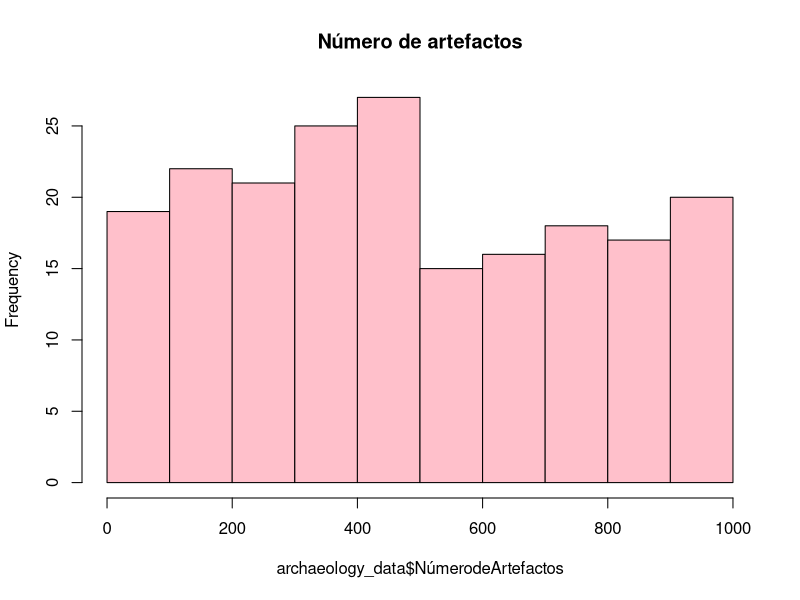
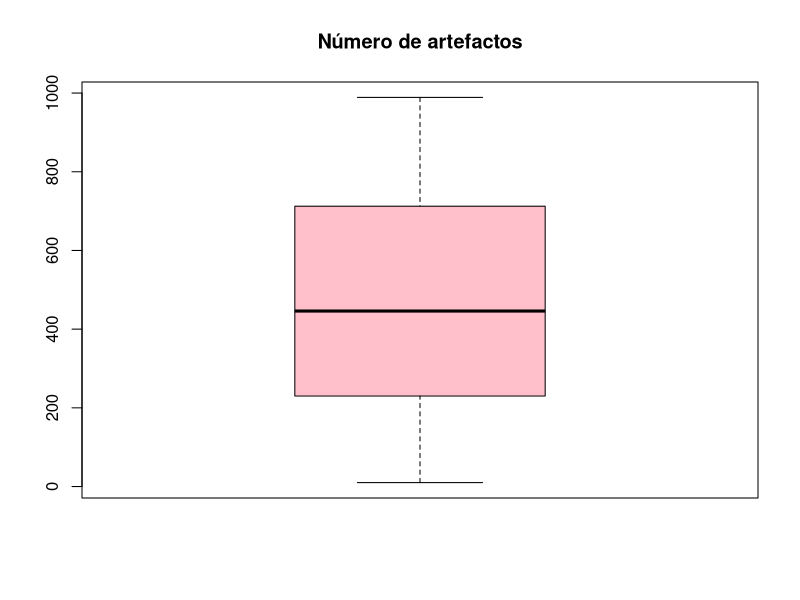
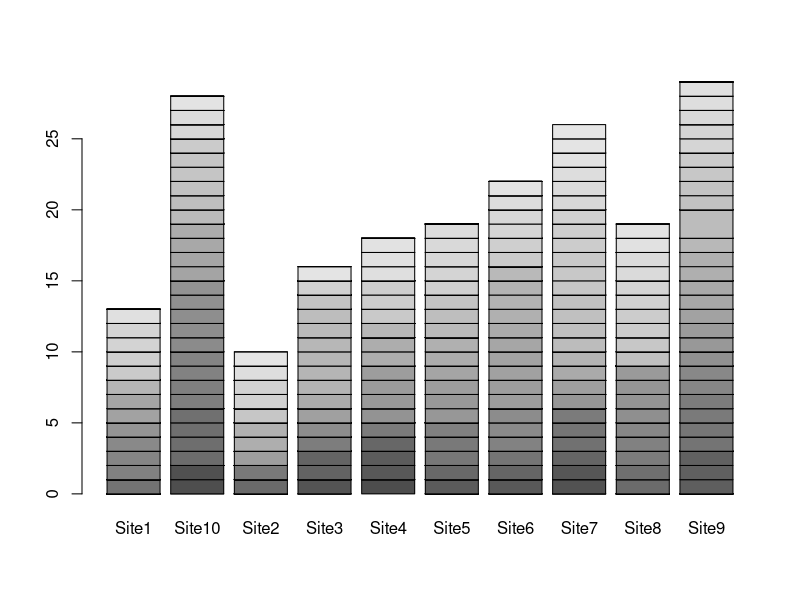

Write R code to recreate these figures, in order. (Note: this script raises an error after producing the figures.)
#1
library(ggplot2)
n <- 200
set.seed(123)
Site <- sample(paste0("Site",1:10), n, replace = TRUE)
Num.artefactos <- sample(1:1000, n, replace = TRUE)
Tipo.artefactos <- sample(c("pottery","tools", "jewelry", "weapons"), n, replace = TRUE)
Contexto <- sample(c("habitacional", "funerario", "otros"), n, replace =TRUE)
Latitudd <- runif(n, min= 0, max= 90)
Longitudd <- runif(n, min= -180, max= 180)
archaeology_data <- data.frame(
   Yacimiento = c(Site),
   NúmerodeArtefactos = c(Num.artefactos), 
   TipoDeArtefactos = c(Tipo.artefactos),
   Contextos = c(Contexto),
   Latitud = c(Latitudd),
   Lonigtud = c(Longitudd))
View(archaeology_data)

#2
media_numero_artefactos <- mean(archaeology_data$NúmerodeArtefactos)
print(media_numero_artefactos)
str(archaeology_data)
cuartiles_numero_artefactos <- quantile(archaeology_data$NúmerodeArtefactos)
print(cuartiles_numero_artefactos)

#3
hist_numero_artefactos <- hist(archaeology_data$NúmerodeArtefactos,
                               main = "Número de artefactos",
                               col = "pink")
#la asimetría es negativa, porque la media es menor que la mediana

#4
cajabigote_numero_artefactos <- boxplot(archaeology_data$NúmerodeArtefactos,
                                        main = "Número de artefactos",
                                        col = "pink")

#5
cross_artyac=table(archaeology_data$NúmerodeArtefactos,archaeology_data$Yacimiento)
barplot(cross_artyac)
View(cross_artyac)

#6
ggplot(archaeology_data, aes(x = Longitud, y = Latitud)) +
  geom_density_2d_filled() +
  labs(title = "Mapa de Calor de Densidad",
       x = x,
       y = y)

ggplot(archaeology_data, aes(x= Longitud, y= Latitud)) + 
  geom_bin2d() +
  labs(title = "Mapa de calor de Densidad",
       x= x,
       y= y)
      
#7
total_num_artefactos <- sum(archaeology_data$NúmerodeArtefactos)

#8
mediana_num_artefactos <- median(archaeology_data$NúmerodeArtefactos)
print(mediana_num_artefactos)

#9
desviacion_estandar <- sd(archaeology_data$NúmerodeArtefactos)
print(desviacion_estandar)

#10
maximo_artefactos <- which.max(archaeology_data$NúmerodeArtefactos)
print(maximo_artefactos)
#el yacimiento con el mayor número de artefactos es el Site 3, con 1000

#11
tabla_resumen <- table(mediana_num_artefactos,media_numero_artefactos, desviacion_estandar)
View(tabla_resumen)

#12
boxplot(archaeology_data$NúmerodeArtefactos~archaeology_data$Yacimiento, archaeology_data = df,
        main = "distribución de los artefactos en los yacimientos",
        ylab = "número artefactos",
        xlab = "yacimiento",
        col= "pink",
        border= "brown")